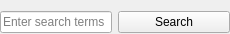
<?xml version="1.0" encoding="UTF-8"?>
<ui version="4.0">
 <class>ToolbarSearchWidget</class>
 <widget class="QWidget" name="ToolbarSearchWidget">
  <property name="geometry">
   <rect>
    <x>0</x>
    <y>0</y>
    <width>230</width>
    <height>34</height>
   </rect>
  </property>
  <property name="windowTitle">
   <string>Form</string>
  </property>
  <layout class="QHBoxLayout" name="horizontalLayout">
   <property name="leftMargin">
    <number>0</number>
   </property>
   <property name="topMargin">
    <number>10</number>
   </property>
   <property name="rightMargin">
    <number>0</number>
   </property>
   <property name="bottomMargin">
    <number>0</number>
   </property>
   <item>
    <widget class="QLineEdit" name="searchLineEdit">
     <property name="sizePolicy">
      <sizepolicy hsizetype="Preferred" vsizetype="Fixed">
       <horstretch>0</horstretch>
       <verstretch>0</verstretch>
      </sizepolicy>
     </property>
     <property name="placeholderText">
      <string>Enter search terms</string>
     </property>
    </widget>
   </item>
   <item>
    <widget class="QPushButton" name="searchPushButton">
     <property name="sizePolicy">
      <sizepolicy hsizetype="Preferred" vsizetype="Fixed">
       <horstretch>0</horstretch>
       <verstretch>0</verstretch>
      </sizepolicy>
     </property>
     <property name="text">
      <string>Search</string>
     </property>
    </widget>
   </item>
  </layout>
 </widget>
 <resources/>
 <connections>
  <connection>
   <sender>searchLineEdit</sender>
   <signal>returnPressed()</signal>
   <receiver>searchPushButton</receiver>
   <slot>click()</slot>
   <hints>
    <hint type="sourcelabel">
     <x>70</x>
     <y>14</y>
    </hint>
    <hint type="destinationlabel">
     <x>187</x>
     <y>16</y>
    </hint>
   </hints>
  </connection>
  <connection>
   <sender>searchPushButton</sender>
   <signal>clicked()</signal>
   <receiver>ToolbarSearchWidget</receiver>
   <slot>requestSearch()</slot>
   <hints>
    <hint type="sourcelabel">
     <x>187</x>
     <y>16</y>
    </hint>
    <hint type="destinationlabel">
     <x>114</x>
     <y>16</y>
    </hint>
   </hints>
  </connection>
 </connections>
 <slots>
  <slot>requestSearch()</slot>
 </slots>
</ui>
